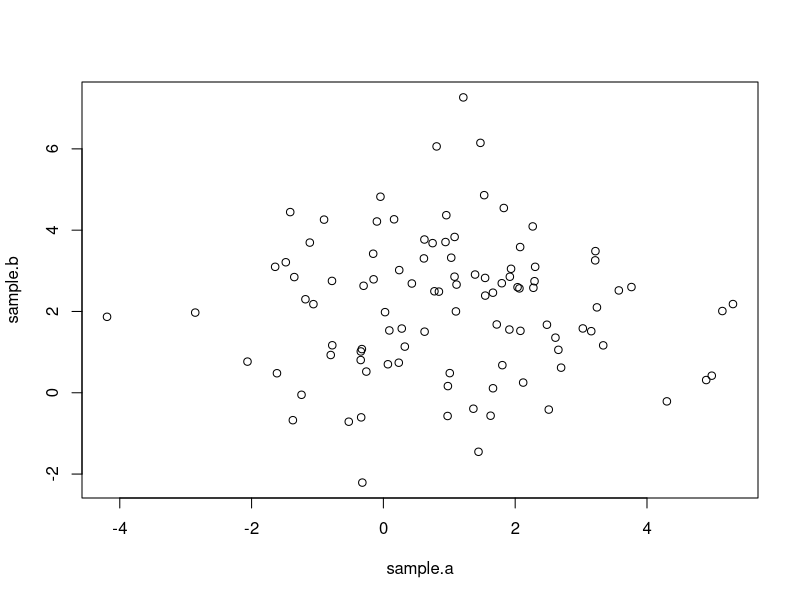

Reproduce this figure in R. (Note: this script raises an error after producing the figure.)
library(MASS)

# Data with No Correlation ----------------------------------------------------------

data <- mvrnorm(n = 100,
                c(1, 2),
                matrix(c(3, 0, 0, 3),
                       2,
                       2)
                )

sample.a <- data[,1]
sample.b <- data[,2]

plot(sample.a, sample.b)

t <- t.test(sample.a, sample.b)

# Checkpoint 1 ----------------------------------------------------------------------

# A
a <- list(mean(sample.a), 
          sd(sample.a), 
          length(sample.a),
          var(sample.a)
)
names(a) <- c("mean", "sd", "n", "var")

# B
b <- list(mean(sample.b), 
          sd(sample.b), 
          length(sample.b),
          var(sample.b)
)
names(b) <- c("mean", "sd", "n", "var")

# Create list for hypothesis testing results
HypTest <- vector("list", length = 4)
names(HypTest) <- c("stErr", "t", "dof", "p")

# Calculate standard error of the means
HypTest$stErr <- sqrt(((a$var)/a$n)+((b$var)/b$n))

# Calculate the test statistic
HypTest$t <- (a$mean-b$mean)/HypTest$stErr

# Calculate the degrees of freedom
top <- ((a$var/a$n)+(b$var/b$n))^2
bottom1 <- ((a$var/a$n)^2)/(a$n-1)
bottom2 <- ((b$var/b$n)^2)/(b$n-1)

HypTest$dof <- top/(bottom1 + bottom2)

# Find the p value
HypTest$p <- 2*pt(HypTest$t, 
                  HypTest$dof
                  )

# Calculate the 95% confidence interval 
CI <- vector("list", length = 2)
names(CI) <- c("LL", "UL")

CI$LL <- a$mean-b$mean-qt(0.975, HypTest$dof)*HypTest$stErr
CI$UL <- a$mean-b$mean+qt(0.975, HypTest$dof)*HypTest$stErr

rm(top, bottom1, bottom2)
# -----------------------------------------------------------------------------------

# One-sided test
t.test(sample.a, sample,b, alternative = "greater")
t.test(sample.a, sample.b, alternative = "less")

# Checkpoint 2 ----------------------------------------------------------------------
# Smaller sample means a wider variance, a larger sample means a narrower variance
# -----------------------------------------------------------------------------------


# Data with Correlation -------------------------------------------------------------

data <- mvrnorm(n = 100,
                c(1, 1.2),
                matrix(c(3, 2, 2, 3),
                       2,
                       2)
                )

sample.a <- data[,1]
sample.b <- data[,2]

plot(sample.a, sample.b)

t.test(sample.a, sample.b)
t.test(sample.a, sample.b, paired = FALSE)
# Same values because default is to assume unpaired

# Convince ourselves of the formulas we learned for paired t-tests
z <- sample.a-sample.b

var(z); var(sample.a)+var(sample.b)-2*cov(sample.a,sample.b)
# Same! Exciting

# Checkpoint 3 ----------------------------------------------------------------------
# What happens to the t-test results when you make the correlation weak?

data <- mvrnorm(n = 100,
                c(1, 1.2),
                matrix(c(3, 0.1, 0.1, 3),
                       2,
                       2)
                )

sample.a <- data[,1]
sample.b <- data[,2]

plot(sample.a, sample.b)

t.test(sample.a, sample.b)

# -----------------------------------------------------------------------------------

# F-test

sample.a <- rnorm(100,
                  mean = 5,
                  sd = 4)
sample.b <- rnorm(100,
                  mean = 2,
                  sd = 3)

var.A <- var(sample.a)
var.B <- var(sample.b)

F.ratio <- var.A/var.B

qf(p = 0.95, 
   df1 = 99,
   df2 = 99)


# Checkpoint 4 ----------------------------------------------------------------------
# Do you understand why df1 = 99 and df2 = 99?
# Yes, because the variance was calculated, meaning we owe the Statistics Gods one 
# tribute, so df = n-1.
# -----------------------------------------------------------------------------------
